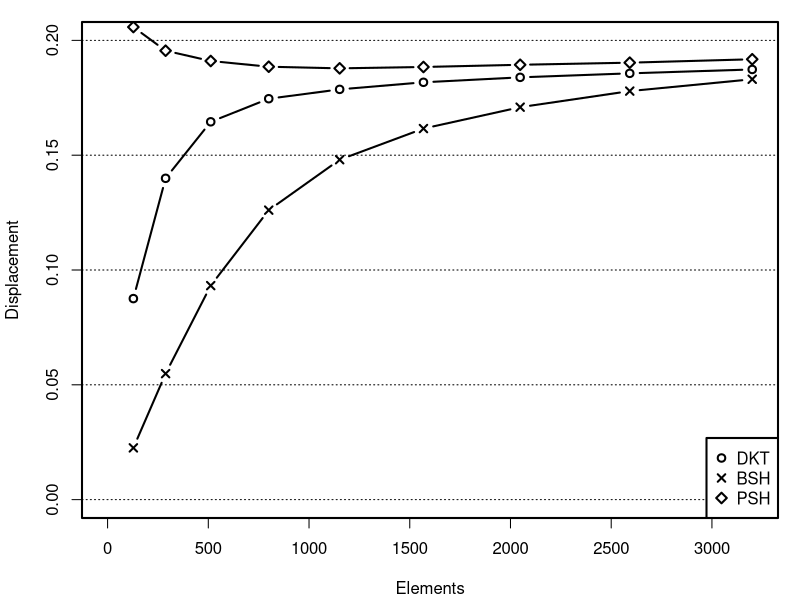

Recreate this plot in R.
#
# Graph: modified Scordelis-Lo roof
#

n2e <- function(x) (2*4*x*x); # size to element count

hem <- read.csv("hemisphere.csv");

# Compute radial displacement
d <- apply(cbind(hem$x,hem$y,hem$z), 1, function(x) (sqrt(sum(x*x)))) - 10
hem <- data.frame(hem, d=d);

# Plot to PDF
pdf("hemisphere.pdf", width=7, height=4);
p <- par(lwd=2, mar=c(4,4,1,1)+0.1);

plot(c(1,3200), c(0,0.2), type="n", xlab="Elements", ylab="Displacement");
abline(h=axTicks(2), lty="dotted", lwd=1); # Grid lines

n <- "optdkt";
lines(n2e(hem$size[hem$name == n]), hem$d[hem$name == n], type="b", col="black", pch=1);

n<- "bezier2";
lines(n2e(hem$size[hem$name == n]), hem$d[hem$name == n], type="b", col="black", pch=4);

n<- "triangular";
lines(n2e(hem$size[hem$name == n]), hem$d[hem$name == n], type="b", col="black", pch=5);

legend("bottomright", c("DKT","BSH","PSH"), pch=c(1,4,5), col="black", bg="white");

dev.off()
par(p);
